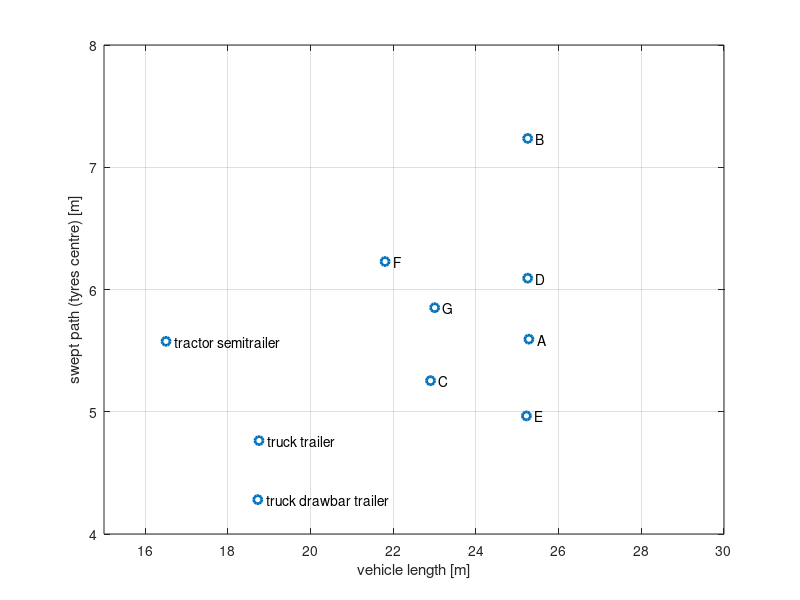
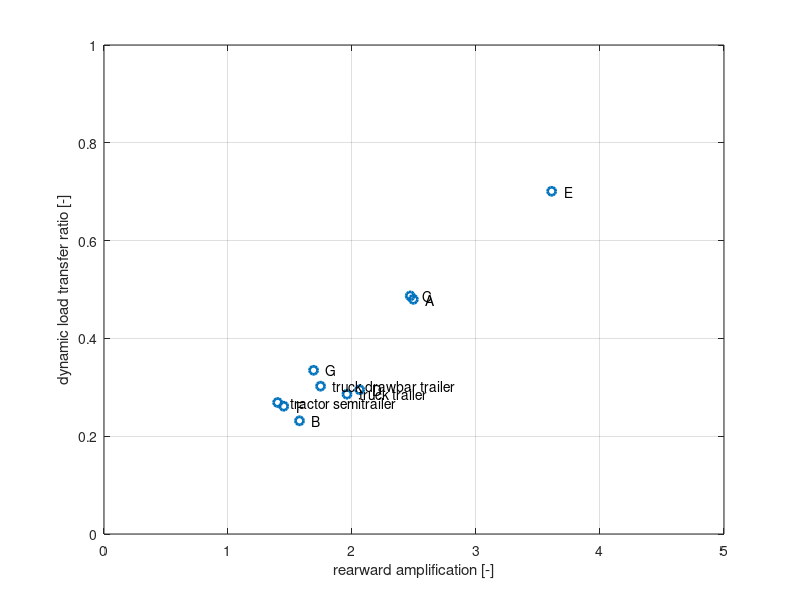
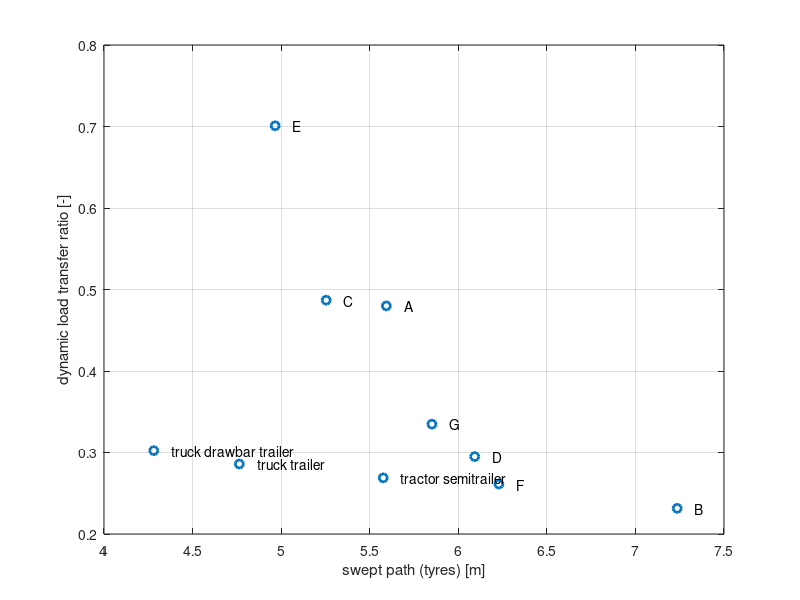
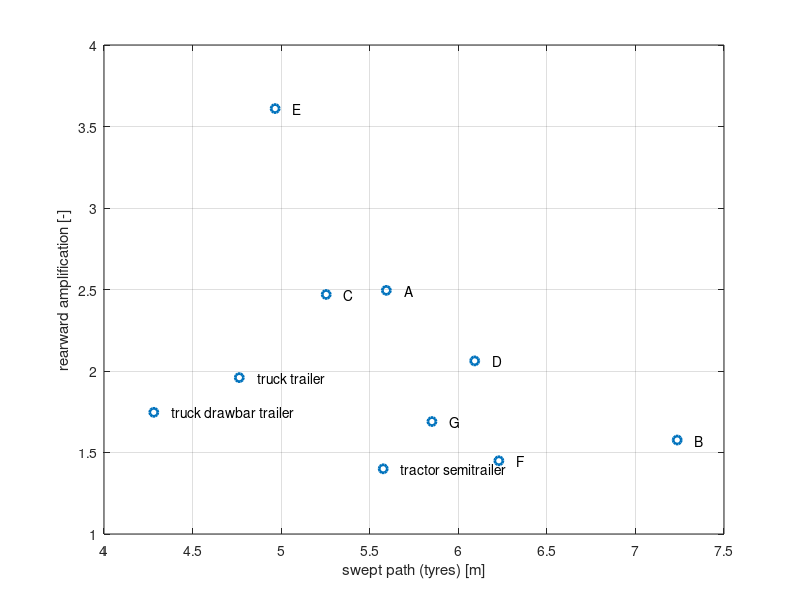

Write MATLAB code to recreate these figures, in order.
close all
%font(30,1)

txt  ={'tractor semitrailer','truck trailer','truck drawbar trailer','A','B','C','D','E','F','G'};


VL  =[16.50  18.75  18.72  25.28  25.25  22.90  25.25  25.22  21.80  23.00];
SP  =[5.5762 4.7638 4.2810 5.5939 7.2358 5.2544 6.0926 4.9661 6.2290 5.8512];
RA  =[1.4001 1.9594 1.7465 2.4947 1.5765 2.4696 2.0620 3.6100 1.4493 1.6900];
DLTR=[0.2689 0.2859 0.3023 0.4799 0.2315 0.4869 0.2950 0.7009 0.2613 0.3348];

plot(VL,SP,'o','Linewidth',2)
grid
hold on
for i=1:length(txt)
    text(VL(i)+0.2,SP(i),txt(i));
end
hold off
axis([15 30 4 8])
xlabel('vehicle length [m]')
ylabel('swept path (tyres centre) [m]')

print -depsc -tiff LZV_plot1



figure
plot(RA,DLTR,'o','Linewidth',2)
grid
hold on
for i=1:length(txt)
    text(RA(i)+0.1,DLTR(i),txt(i));
end
hold off
axis([0 5 0 1])
xlabel('rearward amplification [-]')
ylabel('dynamic load transfer ratio [-]')

print -depsc -tiff LZV_plot2



figure
plot(SP,DLTR,'o','Linewidth',2)
grid
hold on
for i=1:length(txt)
    text(SP(i)+0.1,DLTR(i),txt(i));
end
hold off
%axis([0 5 0 1])
xlabel('swept path (tyres) [m]')
ylabel('dynamic load transfer ratio [-]')
print -depsc -tiff LZV_plot3



figure
plot(SP,RA,'o','Linewidth',2)
grid
hold on
for i=1:length(txt)
    text(SP(i)+0.1,RA(i),txt(i));
end
hold off
%axis([0 5 0 1])
xlabel('swept path (tyres) [m]')
ylabel('rearward amplification [-]')

print -depsc -tiff LZV_plot4

